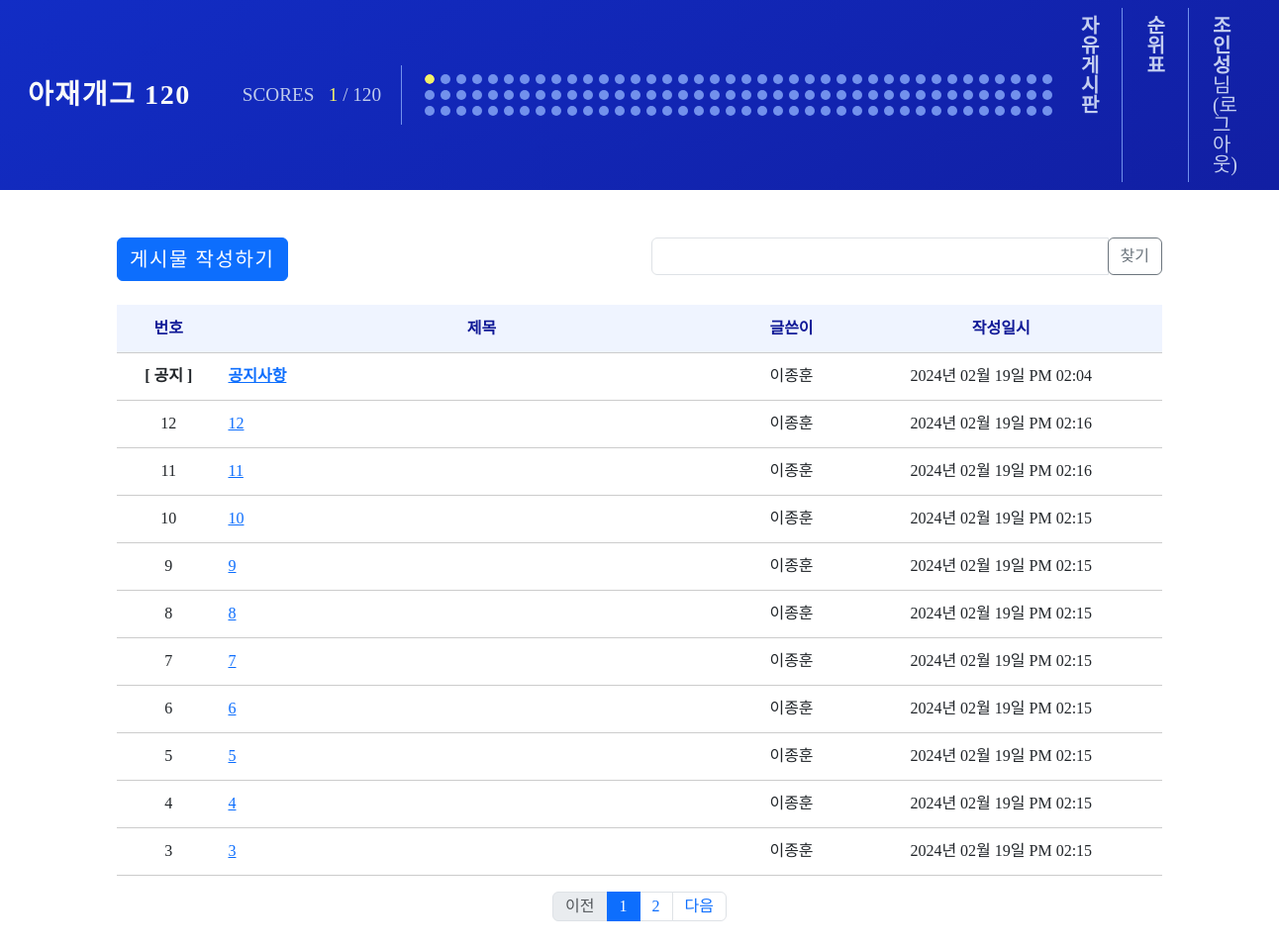
The app's page /question/list (signed in) with its own data.
### homepage/models.py (models this page shows, shortened)
class Users(db.Model):
    __tablename__ = 'users'
    id = db.Column(db.Integer, primary_key=True)
    username = db.Column(db.String(50), unique=True, nullable=False)
    password = db.Column(db.String(200), nullable=False)
    email = db.Column(db.String(120), unique=True, nullable=False)
    comment = db.Column(db.String(20), nullable=True)

class Question(db.Model):
    id = db.Column(db.Integer, primary_key=True)
    subject = db.Column(db.String(200), nullable=False)
    content = db.Column(db.Text(), nullable=False)
    create_date = db.Column(db.DateTime(), nullable=False)
    modify_date = db.Column(db.DateTime(), nullable=True)
    user_id = db.Column(db.Integer, db.ForeignKey('users.id', ondelete='CASCADE'), nullable=False)
    user = db.relationship('Users', backref=db.backref('question_set'))
    voter = db.relationship('Users', secondary=question_voter, backref=db.backref('question_voter_set'))

### homepage/views/question_views.py (the view, shortened to what this page needs)
@bp.route('/list')
def _list():
    solved_quiz_ids = solvedCount()
    page = request.args.get('page', type=int, default=1)
    kw = request.args.get('kw', type=str, default='')
    question_list = Question.query.order_by(Question.create_date.desc())
    question_list = question_list.paginate(page=page, per_page=10)
    question_notice = Question.query.get_or_404(0)
    return render_template('question/question_list.html', question_list=question_list, page=page, kw=kw, solved_quiz_ids=solved_quiz_ids, question_notice=question_notice)

### homepage/filter.py (called while the page is built)
def format_datetime(value, fmt='%Y년 %m월 %d일 %p %I:%M'):
    return value.strftime(fmt)

### homepage/views/auth_views.py (called while the page is built)
@bp.before_app_request
def load_logged_in_user():
    user_id = session.get('user_id')
    if user_id is None:
        g.user = None
    else:
        g.user = Users.query.get(user_id)

### homepage/views/status_views.py (called while the page is built)
def solvedCount():
    solved = Solved.query.filter_by(user_id=g.user.id).all()
    solved_quiz_ids = []
    for solve in solved:
        solved_quiz_ids.append(solve.quiz_id)
    return solved_quiz_ids

### homepage/templates/question/question_list.html (shortened to what this page needs)
{% extends 'base.html' %}
{% block content %}
<link rel="stylesheet" href="{{ url_for('static', filename='reset.min.css') }}" />
<div class="container qna-container whole_wrap pt-4">
    <div class="row my-4">
        <div class="col-6">
            <a href="{{ url_for('question.create') }}" class="btn btn-primary nav-font fs-5">게시물 작성하기</a>
        </div>
        <div class="col-6">
            <div class="input-group">
                <input type="text" id="search_kw" class="form-control" value="{{ kw or '' }}">
                <div class="input-group-append">
                    <button class="btn btn-outline-secondary" type="button" id="btn_search">찾기</button>
                </div>
            </div>
        </div>
    </div>
    <table class="table table-height">
        <thead>
        <tr class="text-center table-dark">
            <th>번호</th>
            <th style="width:50%">제목</th>
            <th>글쓴이</th>
            <th>작성일시</th>
        </tr>
        </thead>
        <tbody>
        {% if question_notice %}
                <tr class="text-center">
                    <td class="fw-bold">[ 공지 ]</td>
                    <td class="text-start fw-bold">
                        <a href="{{ url_for('question.detail', question_id=question_notice.id) }}">{{ question_notice.subject }}</a>
                    </td>
                    <td>{{ question_notice.user.username }}</td>
                    <td>{{ question_notice.create_date|datetime }}</td>
                </tr>
        {% endif %}
        {% if question_list %}
            {% for question in question_list.items %}
                {% if question.id > 0 %}
                    <tr class="text-center">
                        <td>{{ question_list.total - ((question_list.page-1) * question_list.per_page) - loop.index0 -1 }}</td>
                        <td class="text-start">
                            <a href="{{ url_for('question.detail', question_id=question.id) }}">{{ question.subject }}</a>
                        </td>
                        <td>{{ question.user.username }}</td>
                        <td>{{ question.create_date|datetime }}</td>
                    </tr>
                {% endif %}
            {% endfor %}
        {% else %}
        <tr>
            <td colspan="3">질문이 없습니다.</td>
        </tr>
        {% endif %}
        </tbody>
    </table>
    <ul class="pagination justify-content-center">
        {% if question_list.has_prev %}
        <li class="page-item">
            <a class="page-link" data-page="{{ question_list.prev_num }}" href="javascript:void(0)">이전</a>
        </li>
        {% else %}
        <li class="page-item disabled">
            <a class="page-link" tabindex="-1" aria-disabled="true" href="javascript:void(0)">이전</a>
        </li>
        {% endif %}
        {% for page_num in question_list.iter_pages() %}
        {% if page_num %}
        {% if page_num != question_list.page %}
        <li class="page-item">
            <a class="page-link" data-page="{{ page_num }}" href="javascript:void(0)">{{ page_num }}</a>
        </li>
        {% else %}
        <li class="page-item active" aria-current="page">
            <a class="page-link" href="javascript:void(0)">{{ page_num }}</a>
        </li>
        {% endif %}
        {% else %}
        <li class="disabled">
            <a class="page-link" href="javascript:void(0)">...</a>
        </li>
        {% endif %}
        {% endfor %}
        {% if question_list.has_next %}
        <li class="page-item">
            <a class="page-link" data-page="{{ question_list.next_num }}" href="javascript:void(0)">다음</a>
        </li>
        {% else %}
        <li class="page-item disabled">
            <a class="page-link" tabindex="-1" aria-disabled="true" href="javascript:void(0)">다음</a>
        </li>
        {% endif %}
    </ul>
</div>
{% endblock %}

### homepage/templates/navbar.html (shortened to what this page needs)
<nav class="navbar navbar-expand-lg navbar-light nav-gradient-background" style="
    width: 100%; z-index: 9999;" id="navbar">
    <div class="container-fluid">
        <a class="navbar-brand text-light fw-bold p-3 fs-3 nav-font nav-line-height"
            href="{{ url_for('main.index') }}">아재개그&nbsp;120</a>
        {% if g.user and not all_user_data %}
        <div class="scores">
            <div class="scores-text">
                <h2>SCORES&nbsp;&nbsp;&nbsp;<b id="solvedCountNumber" class="scores-number">{{ solved_quiz_ids|length }}</b>&nbsp;/&nbsp;120</h2>
            </div>
            <div class="scores-circles">
                <ul class="circles">
                    {% for i in range(1, 41) %}
                    {% if i in solved_quiz_ids %}
                    <li class="circle-solved" id="score{{ i }}"></li>
                    {% else %}
                    <li class="circle" id="score{{ i }}"></li>
                    {% endif %}
                    {% endfor %}
                </ul>
                <ul class="circles">
                    {% for i in range(41, 81) %}
                    {% if i in solved_quiz_ids %}
                    <li class="circle-solved" id="score{{ i }}"></li>
                    {% else %}
                    <li class="circle" id="score{{ i }}"></li>
                    {% endif %}
                    {% endfor %}
                </ul>
                <ul class="circles">
                    {% for i in range(81, 121) %}
                    {% if i in solved_quiz_ids %}
                    <li class="circle-solved" id="score{{ i }}"></li>
                    {% else %}
                    <li class="circle" id="score{{ i }}"></li>
                    {% endif %}
                    {% endfor %}
                </ul>
            </div>
        </div>
        {% endif %}
        {% if g.user %}
        <div class="collapse navbar-collapse justify-content-end px-2 fs-5" id="navbarSupportedContent"
            style="flex-grow:0;">
            <ul class="navbar-nav me-3">
                <li class="nav-item me-3 nav-rank">
                    <a class="nav-link text-nav" href="{{ url_for('question._list') }}"><b class="fw-bold">자유게시판</b></a>
                </li>
                <li class="nav-item me-3 nav-rank">
                    <a class="nav-link text-nav" href="{{ url_for('rank.rank') }}"><b class="fw-bold">순위표</b></a>
                </li>
                <li class="nav-item">
                    <a class="nav-link text-nav" href="{{ url_for('auth.logout') }}"><b class="fw-bold">{{
                            g.user.username }}</b>님 (로그아웃)</a>
                </li>
            </ul>
                {% endif %}
            </div>
        </div>
</nav>

### homepage/static/style.css (style rules this page uses)
html, body { scroll-behavior: smooth; }
body { overflow: hidden; }
.scores-number { color: #f3f169; }
.scores-text { padding: 20px; font-family: 'EliceDigitalBaeum_Bold'; color: #c0ccec; font-size: 1.2em; border-right: 0.5px solid #7291ec; margin-right: 20px; }
.scores-circles { display: flex; flex-direction: column; justify-content: start; align-items: center; padding-right: 10px; }
.circles { display: flex; flex-wrap: nowrap; justify-content: center; align-items: center; }
.circle { background-color: #7291ec; width: 10px; height: 10px; border-radius: 50%; margin: 3px; }
.circle-solved { transition: background-color 0.3s ease-in-out; background-color: #f3f169; outline: 2px solid #1521c2; width: 10px; height: 10px; border-radius: 50%; margin: 3px; }
.nav-font { font-family: 'EliceDigitalBaeum_Bold'; letter-spacing: 0.1rem; }
.nav-line-height { line-height: 1.5; }
.nav-gradient-background { background: linear-gradient(-30deg, #121b9c, #1622ce, #111a97, #122dc5); background-size: 400% 400%; animation: gradient 8s ease infinite; }
.qna-container { max-width: 1080px; }
.whole_wrap { overflow: hidden; height: 100vh; }
.text-nav { color: #c4cef0 !important; }
.table-height tr { height:3em; border-bottom: 1px solid #ccc; }
.table-height th { vertical-align:middle; background-color:#eff4ff; font-weight:700; color:#111a97; }
.table-height td { vertical-align:middle; }

### records on screen
Users: user.username "조인성"
Question: subject "공지사항", create_date "2024년 02월 19일 PM 02:04"
Users: user.username "이종훈"
Question: total "12", subject "12", user.username "이종훈", create_date "2024년 02월 19일 PM 02:16"
Question: total "11", subject "11", user.username "이종훈", create_date "2024년 02월 19일 PM 02:16"
Question: total "10", subject "10", user.username "이종훈", create_date "2024년 02월 19일 PM 02:15"
Question: total "9", subject "9", user.username "이종훈", create_date "2024년 02월 19일 PM 02:15"
Question: total "8", subject "8", user.username "이종훈", create_date "2024년 02월 19일 PM 02:15"
Question: total "7", subject "7", user.username "이종훈", create_date "2024년 02월 19일 PM 02:15"
Question: total "6", subject "6", user.username "이종훈", create_date "2024년 02월 19일 PM 02:15"
Question: total "5", subject "5", user.username "이종훈", create_date "2024년 02월 19일 PM 02:15"
Question: total "4", subject "4", user.username "이종훈", create_date "2024년 02월 19일 PM 02:15"
Question: total "3", subject "3", user.username "이종훈", create_date "2024년 02월 19일 PM 02:15"

### other values on screen
{{ solved_quiz_ids|length }} "1"
{{ page_num }} "1"
{{ page_num }} "2"
